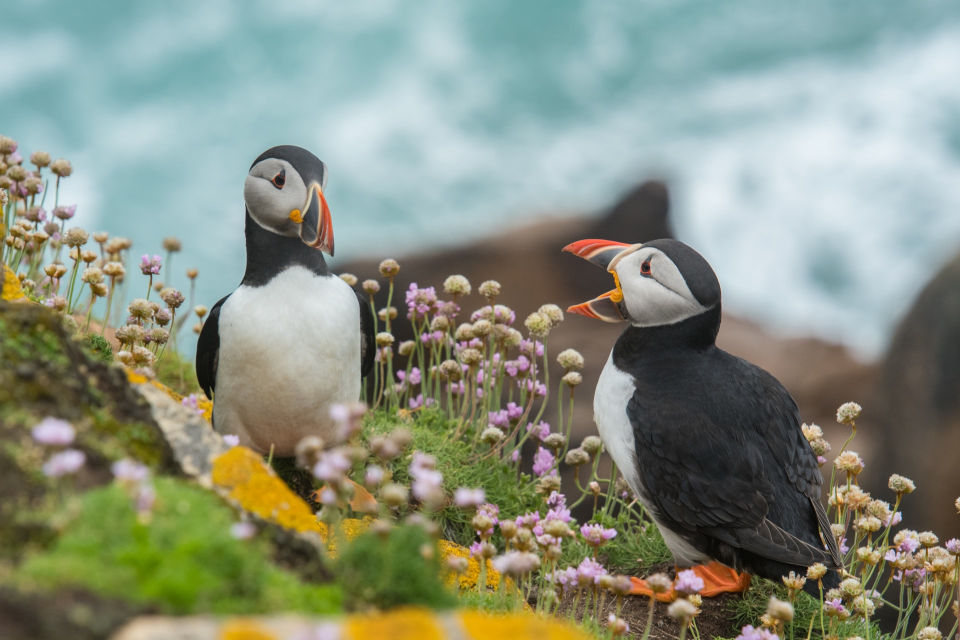
#> input picture mercy/demo_image.jpg, 1920 x 1280 px (shown at 1/2 size)
$ python Project7.py
#> lines starting #> are read from the running program, lines starting #| are printed output that depends on the picture
# A function to copy and resize a jpg file

import os
from PIL import Image

basedir = os.path.abspath(os.path.dirname(__file__))
filepath = os.path.join(basedir, 'demo_image.jpg')

def resize_picture(filepath):
    '''creating the function for the new filepath to resize the image'''
#> called with filepath = 'mercy/demo_image.jpg'
    image_pic = Image.open(filepath)
#> image_pic is the input picture: PIL image 1920x1280 RGB; mean R, G, B 136.1, 143.8, 127.7
    image_pic.thumbnail((100, 100))
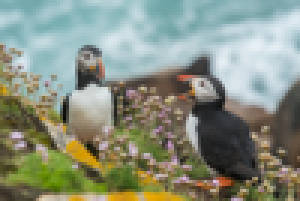
#> image_pic: PIL image 100x67 RGB (shown 3 times larger); mean R, G, B 136.1, 143.8, 127.7
    new_filepath = os.path.join(basedir, 'new_image.jpg')
    image_pic.save(new_filepath)
    image_pic.show()
    return new_filepath

print(resize_picture(filepath))
